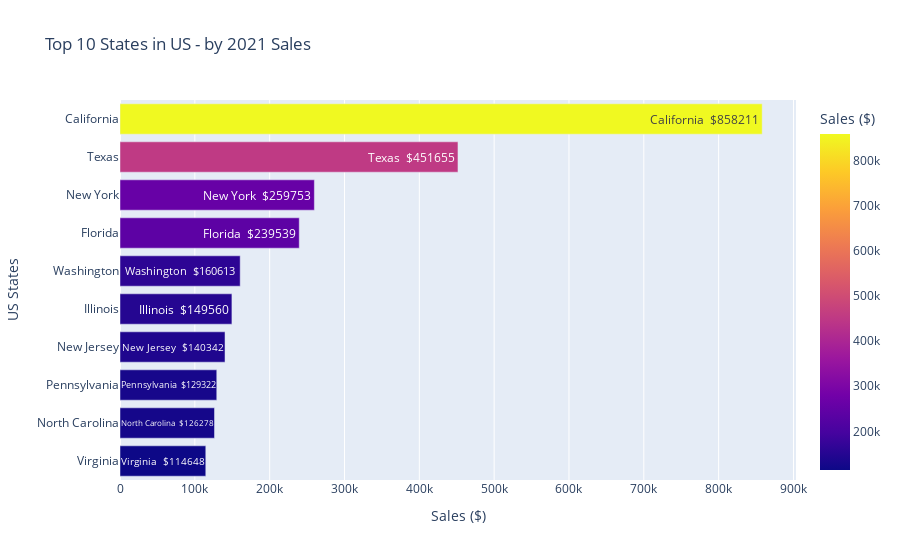

The cell this chart's notebook holds for it:
### Code cell
df_states['text'] = df_states['billing_region'] + '  $' + df_states['sum'].astype(str)
fig2 = px.bar(df_states, y='billing_region',
             x='sum',
             color="sum",
             text=df_states['text'],
             orientation='h',
             labels={"sum": "Sales ($)","billing_region":'US States'}, 
             title="Top 10 States in US - by 2021 Sales")
fig2.update_traces(textposition='inside')

fig2.show()
fig2.write_html("../Graphs/Top_10_States_2021.html")

### Figure 1 — Plotly figure (JSON) as saved in the notebook; plotly's stock layout.template omitted (floating-point values rounded to 4 significant figures)
{"data": [{"alignmentgroup": "True", "hovertemplate": "Sales ($)=%{marker.color}<br>US States=%{y}<br>text=%{text}<extra></extra>", "legendgroup": "", "marker": {"color": [114648, 126278, 129322, 140342, 149560, 160613, 239539, 259753, 451655, 858211], "coloraxis": "coloraxis", "pattern": {"shape": ""}}, "name": "", "offsetgroup": "", "orientation": "h", "showlegend": false, "text": ["Virginia  $114648", "North Carolina  $126278", "Pennsylvania  $129322", "New Jersey  $140342", "Illinois  $149560", "Washington  $160613", "Florida  $239539", "New York  $259753", "Texas  $451655", "California  $858211"], "textposition": "inside", "type": "bar", "x": [114648, 126278, 129322, 140342, 149560, 160613, 239539, 259753, 451655, 858211], "xaxis": "x", "y": ["Virginia", "North Carolina", "Pennsylvania", "New Jersey", "Illinois", "Washington", "Florida", "New York", "Texas", "California"], "yaxis": "y"}], "layout": {"barmode": "relative", "coloraxis": {"colorbar": {"title": {"text": "Sales ($)"}}, "colorscale": [[0, "#0d0887"], [0.1111, "#46039f"], [0.2222, "#7201a8"], [0.3333, "#9c179e"], [0.4444, "#bd3786"], [0.5556, "#d8576b"], [0.6667, "#ed7953"], [0.7778, "#fb9f3a"], [0.8889, "#fdca26"], [1, "#f0f921"]]}, "legend": {"tracegroupgap": 0}, "title": {"text": "Top 10 States in US - by 2021 Sales"}, "xaxis": {"anchor": "y", "domain": [0, 1], "title": {"text": "Sales ($)"}}, "yaxis": {"anchor": "x", "domain": [0, 1], "title": {"text": "US States"}}}}
